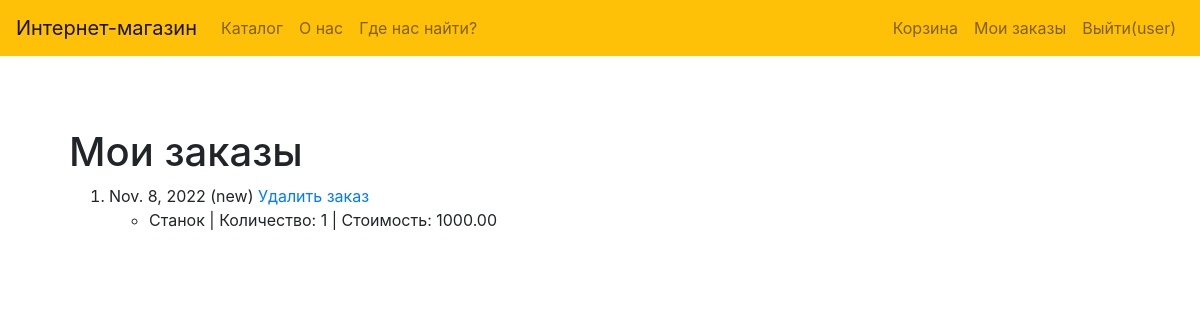
Page /orders (signed in) on the earlier database version.
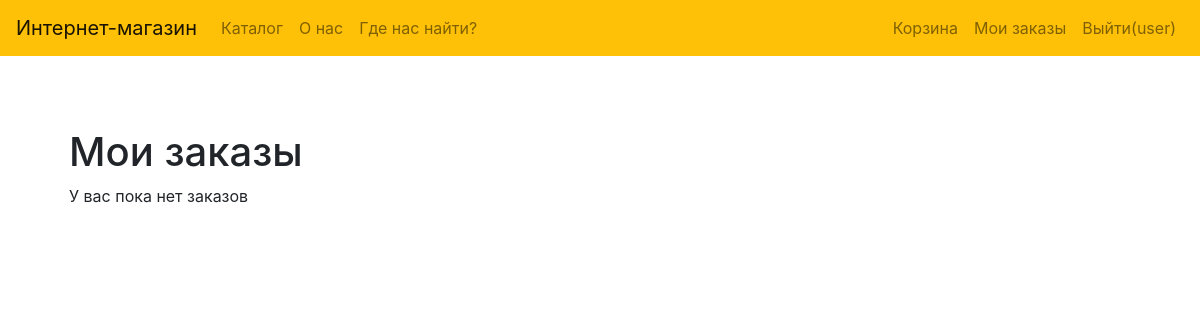
Same page on the later database version.
### demo/models.py (models this page shows, shortened)
class User(AbstractUser):
    name = models.CharField(max_length=254, verbose_name='Имя', blank=False)
    surname = models.CharField(max_length=254, verbose_name='Фамилия', blank=False)
    patronymic = models.CharField(max_length=254, verbose_name='Отчество', blank=True)
    username = models.CharField(max_length=254, verbose_name='Логин', unique=True, blank=False)
    email = models.CharField(max_length=254, verbose_name='Почта', unique=True, blank=False)
    password = models.CharField(max_length=254, verbose_name='Пароль', blank=False)
    role = models.CharField(max_length=254, verbose_name='Роль',
                            choices=(('admin', 'Администратор'), ('user', 'Пользователь')), default='user')
    USERNAME_FIELD = 'username'

class Order(models.Model):
    STATUS_CHOICES = [
        ('new', 'Новый'),
        ('confirmed', 'Подтвержденный'),
        ('canceled', 'Отмененный')
    ]
    date = models.DateField(verbose_name='Дата оформления', auto_now_add=True)
    status = models.CharField(max_length=254, verbose_name='Статус',
                              choices=STATUS_CHOICES, default='new')
    user = models.ForeignKey('User', verbose_name='Пользователь', on_delete=models.CASCADE)
    rejection_reason = models.TextField(verbose_name='Причина отказа', blank=True)
    products = models.ManyToManyField(Product, through='ProductInOrder', related_name='orders')

class ProductInOrder(models.Model):
    order = models.ForeignKey(Order, verbose_name='Заказ', on_delete=models.CASCADE)
    product = models.ForeignKey(Product, verbose_name='Продукт', on_delete=models.CASCADE)
    count = models.IntegerField(verbose_name='Количество', blank=False, default=0)
    price = models.DecimalField(verbose_name='Стоимость', blank=False, max_digits=10, decimal_places=2, default=0.00)

class Product(models.Model):
    name = models.CharField(max_length=254, verbose_name='Имя', blank=False)
    date = models.DateField(verbose_name='Дата добавления', auto_now_add=True)
    photo_file = models.ImageField(max_length=254, upload_to=get_name_file, blank=True, null=True,
                                   validators=[FileExtensionValidator(allowed_extensions=['png', 'jpg', 'jpeg'])])
    year = models.IntegerField(verbose_name='Год производства', blank=True)
    country = models.CharField(max_length=254, verbose_name='Страна производства', blank=True)
    price = models.DecimalField(verbose_name='Стоимость', blank=False, max_digits=10, decimal_places=2, default=0.00)
    count = models.IntegerField(verbose_name='Количество', blank=False, default=1)
    category = models.ForeignKey('Category', verbose_name='Категория', on_delete=models.CASCADE)

### demo/views.py (the view)
# urls.py: path('orders', OrderListView.as_view(), name='orders'),
class OrderListView(LoginRequiredMixin, generic.ListView):
    model = Order
    template_name = 'demo/orders.html'
    def get_queryset(self):
        return Order.objects.filter(user=self.request.user).order_by('-date')

### templates/demo/orders.html
{% extends "base.html" %}
{% block content %}
    <h1>Мои заказы</h1>
    {% if order_list %}
        <ol>
            {% for order in order_list %}
                <li>
                    {{ order.date }} ({{ order.status }})
                    {% if order.status == 'new' %}
                        <a href="{% url 'delete_order' order.pk %}">Удалить заказ</a>
                    {% endif %}
                    {% if order.productinorder_set.all %}
                        <ul>
                            {% for item in order.productinorder_set.all %}
                                <li>{{ item.product.name }} | Количество: {{ item.count }} |
                                    Стоимость: {{ item.price }} </li>
                            {% endfor %}
                        </ul>
                    {% endif %}
                </li>
            {% endfor %}
        </ol>
    {% else %}
        <p>У вас пока нет заказов</p>
    {% endif %}
{% endblock %}

### templates/base.html (shortened to what this page needs)
<!doctype html>
<html lang=ru>
<head>
    {% load static %}
    <link rel="stylesheet" href="{% static 'css/bootstrap.min.css' %}">
    <link rel="stylesheet" href="{% static 'css/main.css' %}">
</head>
<body>
<nav class="navbar navbar-expand-md navbar-light bg-warning fixed-top">
    <a class="navbar-brand" href="#">Интернет-магазин</a>
    <div class="collapse navbar-collapse" id="navbarsExampleDefault">
        {% block sidebar %}
            <ul class="navbar-nav mr-auto">
                <li class="nav-item">
                    <a href="{% url 'catalog' %}" class="nav-link">Каталог</a>
                </li>
                <li class="nav-item">
                    <a href="{% url 'about' %}" class="nav-link">О нас</a>
                </li>
                <li class="nav-item">
                    <a href="{% url 'contact' %}" class="nav-link">Где нас найти?</a>
                </li>
            </ul>
            <ul class="navbar-nav">
                {% if user.is_authenticated %}
                    <li class="nav-item">
                        <a class="nav-link" href="{% url 'cart' %}">Корзина</a>
                    </li>
                    <li class="nav-item">
                        <a class="nav-link" href="{% url 'orders' %}">Мои заказы</a>
                    </li>
                    <li class="nav-item">
                        <a class="nav-link" href="{% url 'logout' %}">Выйти({{ user.username }})</a>
                    </li>
                {% endif %}
            </ul>
        {% endblock %}
    </div>
</nav>
<main role="main" class="container">
    <div class="starter-template ">
        {% block content %}{% endblock %}
    </div>
</main>
</body>
</html>

### demo/static/css/main.css (style rules this page uses)
body { padding-top: 5rem; }
.starter-template { padding: 3rem 1.5rem ; }

Differences in the rows shown:
removed Order: date "Nov. 8, 2022", status "new", shows "Удалить заказ"
removed ProductInOrder: product.name "Станок", count "1", price "1000.00"
Other differences:
text now shown: "У вас пока нет заказов"
